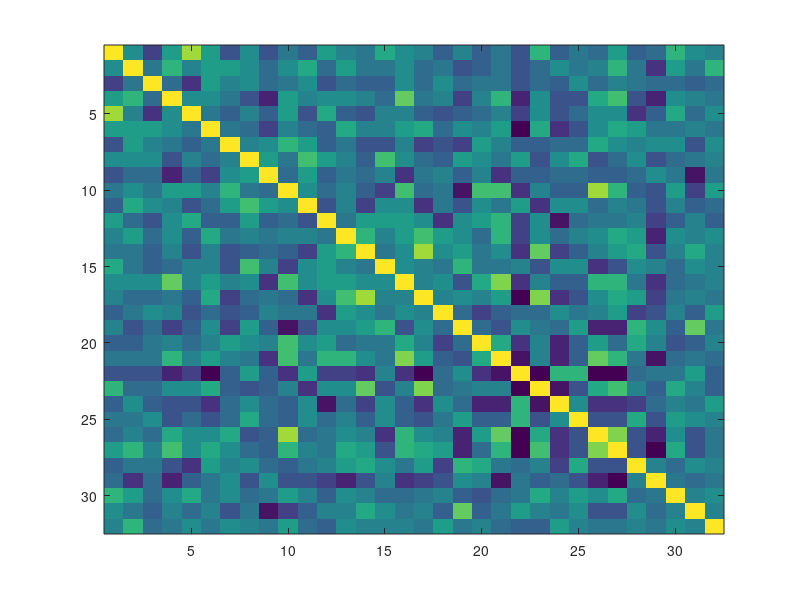

The MATLAB source for this figure: (Note: this script raises an error after producing the figure.)
%Task3
%生成手绘图编码库的联系图程序

% 读取编码库中的数据
load('CODELIBRARY.mat');

% 将所有二进制字符串存储在一个 cell 数组中
binaryStrings = cell(1, 32);

for i = 1:32
    % 声明变量：B1, B2, ..., B32
    code = ['B', num2str(i)];
    
    % 将二进制字符串存储在 cell 数组中
    binaryStrings{i} = eval(code);
end

% 计算相似度矩阵
numStrings = length(binaryStrings);
similarityMatrix = zeros(numStrings);

%通过汉明距离计算每个代码之间的相似度
for i = 1:numStrings
    for j = 1:numStrings
        binaryVectorA = double(binaryStrings{i}) - 48;
        binaryVectorB = double(binaryStrings{j}) - 48;
        hammingDistance = sum(binaryVectorA ~= binaryVectorB);
        similarity = 1 - hammingDistance / length(binaryVectorA);
        similarityMatrix(i, j) = similarity;
    end
end

% 绘制相似度矩阵的相关图
figure;
imagesc(similarityMatrix);
colormap(sky); % 选择调色板
colorbar;
title('相似度矩阵相关图');

% 设置横纵坐标刻度和标签
xticks(1:numStrings);
yticks(1:numStrings);
xticklabels(cellstr(arrayfun(@(n) ['B', num2str(n)], 1:numStrings, 'UniformOutput', false)));
yticklabels(cellstr(arrayfun(@(n) ['B', num2str(n)], 1:numStrings, 'UniformOutput', false)));
